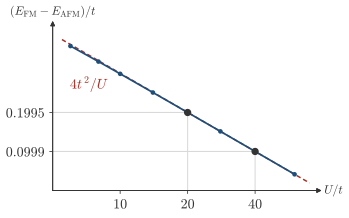

Python code for this plot:
"""Session 6, Section 6.5, the energy that the antiferromagnet of the half-filled chain gains over the saturated
ferromagnet, per cell of two sites, at large U, on logarithmic axes. It is the figure of the feedback of the quiz on the
1/U law.

The data come from the downloadable pyqula script webnotes/scripts/session06/g2_chain_energy_difference.py, whose
ferromagnet starts from the field of the saturated state, so that it does not stop at a moment of a few k-points. The
asserts are in _g2_chain.check_energy, which compares it with the gap equation of _mf.py."""
import os, sys
sys.path.insert(0, os.path.dirname(os.path.abspath(__file__)))
import numpy as np
import _g2_chain
from _g2_chain import style

d = style.run_script('session06/g2_chain_energy_difference.py')
_g2_chain.check_energy(d)
Us, dE = np.array(d['Us']), np.array(d['difference'])
D = dict(zip(Us, dE))

style.plt.rcParams.update({'xtick.labelsize': 10.5, 'ytick.labelsize': 10.5})     # read at the 360 px of a quiz
fig, ax = style.figure(height_cm=5.6, width_cm=9.0)
ax.set_xscale('log'); ax.set_yscale('log')
ax.set_xlim(5, 75); ax.set_ylim(0.05, 0.9)
Ut = np.geomspace(5.5, 70, 100)
ax.plot(Ut, 4 / Ut, color=style.BROKEN, lw=1.1, ls=(0, (3, 2)))
ax.plot(Us, dE, color=style.ACCENT, lw=1.3)
ax.plot(Us, dE, 'o', color=style.ACCENT, ms=3.5, mew=0)
for U in (20.0, 40.0):
    ax.plot([5, U], [D[U], D[U]], color=style.GRID, lw=0.8, zorder=0)
    ax.plot([U, U], [0.05, D[U]], color=style.GRID, lw=0.8, zorder=0)
    ax.plot([U], [D[U]], 'o', color=style.INK, ms=4.5, zorder=5)
style.label(ax, 7.2, 0.33, r'$4t^2/U$', color=style.BROKEN, fontsize=10.5)
style.arrows(ax, xlabel=r'$U/t$', ylabel=r'$(E_\mathrm{FM}-E_\mathrm{AFM})/t$', ticks=True)
ax.minorticks_off()
ax.set_xticks([10, 20, 40]); ax.set_xticklabels(['10', '20', '40'])
ax.set_yticks([D[40.0], D[20.0]]); ax.set_yticklabels([r'$%.4f$' % D[40.0], r'$%.4f$' % D[20.0]])
ax.tick_params(length=2.5, width=0.6)
style.save(fig, __file__)
